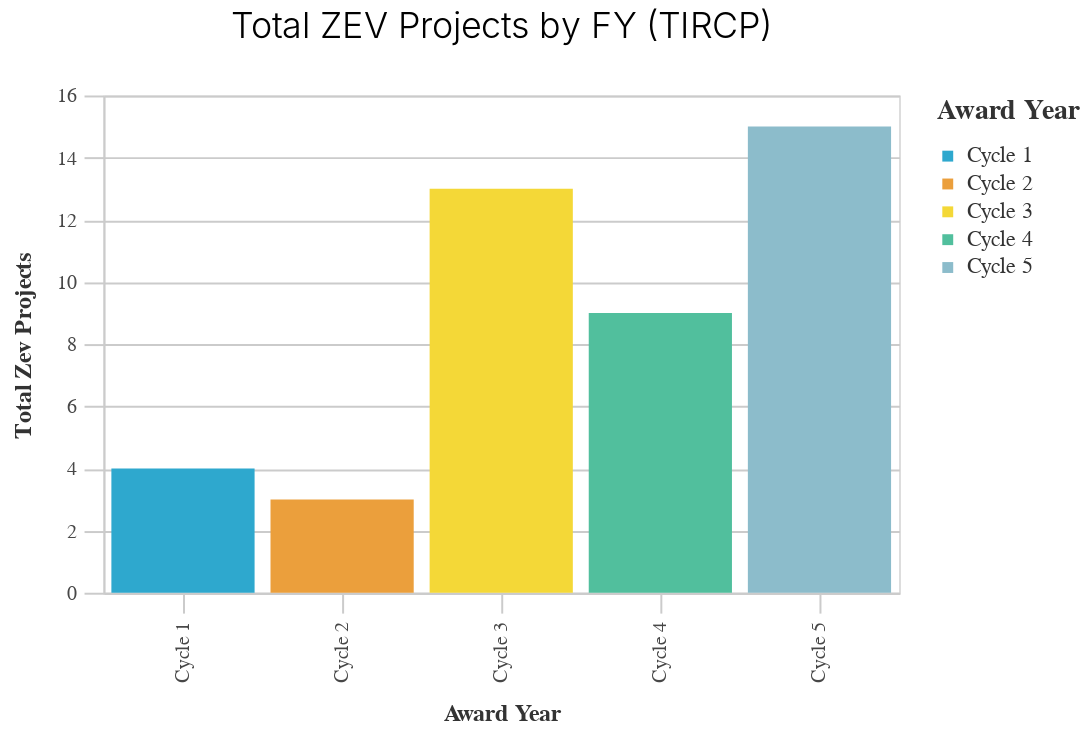

This figure's notebook cell:
### Code cell
A6_zev.basic_bar_chart(
    tircp_summary.iloc[:-1],
    "Award Year",
    "Total ZEV Projects",
    "Award Year",
    "Total ZEV Projects by FY (TIRCP)",
)

### Figure 1 — Vega-Lite specification as saved in the notebook (floating-point values rounded to 4 significant figures)
{"config": {"view": {"continuousWidth": 300, "continuousHeight": 300}, "axis": {"domainColor": "#cbcbcb", "grid": true, "gridColor": "#cbcbcb", "gridWidth": 1, "labelColor": "#474747", "labelFont": "Nunito Sans", "labelFontSize": 10, "labelPadding": 4, "tickColor": "#cbcbcb", "tickSize": 10, "titleColor": "#333", "titleFont": "Raleway", "titleFontSize": 12, "titlePadding": 10}, "axisBand": {"grid": false}, "background": "white", "font": "Raleway", "header": {"labelFont": "Nunito Sans", "titleFont": "Raleway"}, "legend": {"labelColor": "#333", "labelFont": "Nunito Sans", "labelFontSize": 11, "labelLimit": 0, "padding": 1, "symbolSize": 30, "symbolType": "square", "titleColor": "#333", "titleFont": "Raleway", "titleFontSize": 14, "titlePadding": 10}, "title": {"anchor": "middle", "font": "Raleway", "fontSize": 18, "fontWeight": 300, "offset": 20}}, "data": {"name": "data-493adbfb414db54b0a1e18d327647240"}, "mark": {"type": "bar"}, "encoding": {"color": {"field": "Award Year", "legend": {"title": "Award Year"}, "scale": {"range": ["#2EA8CE", "#EB9F3C", "#F4D837", "#51BF9D", "#8CBCCB", "#9487C0"]}, "type": "nominal"}, "tooltip": [{"field": "Award Year", "type": "nominal"}, {"field": "Total ZEV Projects", "type": "quantitative"}], "x": {"field": "Award Year", "title": "Award Year", "type": "nominal"}, "y": {"field": "Total ZEV Projects", "sort": "-x", "title": "Total Zev Projects", "type": "quantitative"}}, "height": 250, "title": "Total ZEV Projects by FY (TIRCP)", "width": 400, "$schema": "https://vega.github.io/schema/vega-lite/v5.8.0.json", "datasets": {"data-493adbfb414db54b0a1e18d327647240": [{"Award Year": "Cycle 1", "Total Amount Awarded": "$74745000.0", "Total ZEV": 38, "Total ZEV Projects": 4, "Total Projects in Cycle": 14, "Percent of Projects that are ZEV Adjacent": 0.2857}, {"Award Year": "Cycle 2", "Total Amount Awarded": "$41930000.0", "Total ZEV": 2, "Total ZEV Projects": 3, "Total Projects in Cycle": 14, "Percent of Projects that are ZEV Adjacent": 0.2143}, {"Award Year": "Cycle 3", "Total Amount Awarded": "$385742000.0", "Total ZEV": 205, "Total ZEV Projects": 13, "Total Projects in Cycle": 28, "Percent of Projects that are ZEV Adjacent": 0.4643}, {"Award Year": "Cycle 4", "Total Amount Awarded": "$247475000.0", "Total ZEV": 100, "Total ZEV Projects": 9, "Total Projects in Cycle": 17, "Percent of Projects that are ZEV Adjacent": 0.5294}, {"Award Year": "Cycle 5", "Total Amount Awarded": "$0.0", "Total ZEV": 434, "Total ZEV Projects": 15, "Total Projects in Cycle": 23, "Percent of Projects that are ZEV Adjacent": 0.6522}]}}
